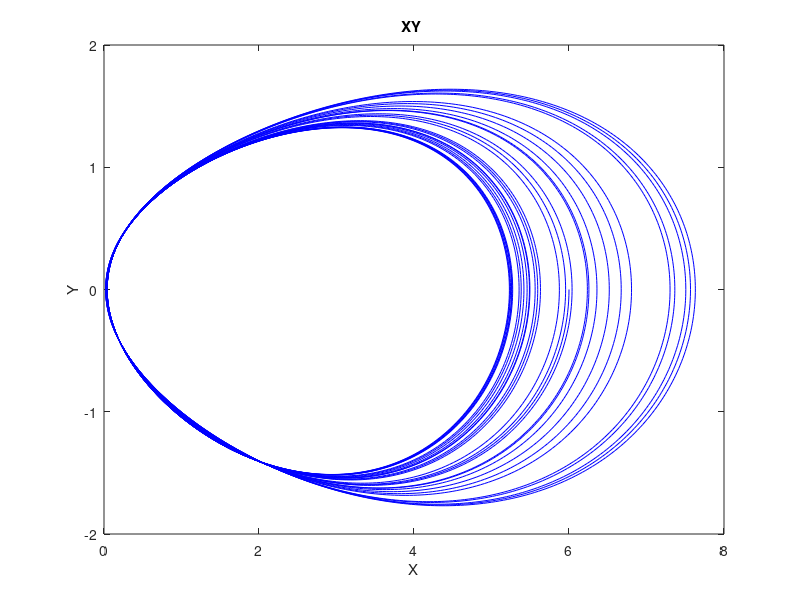
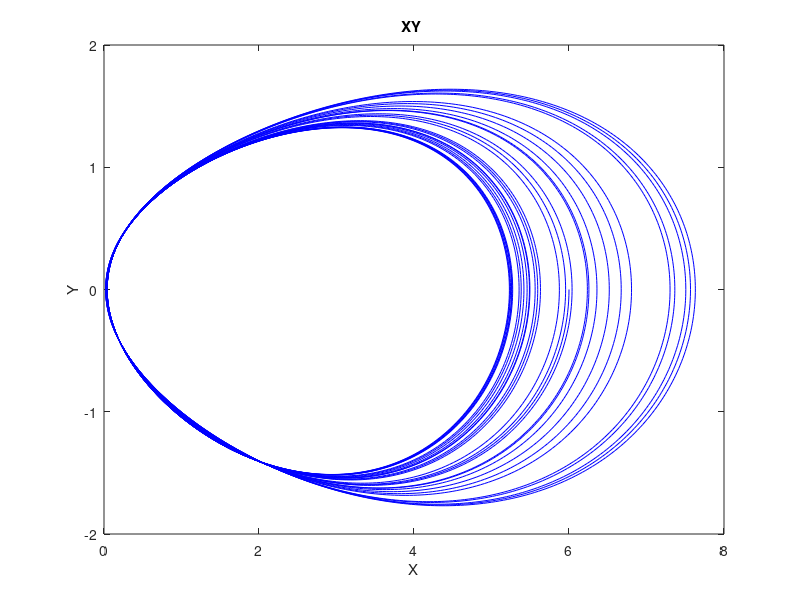
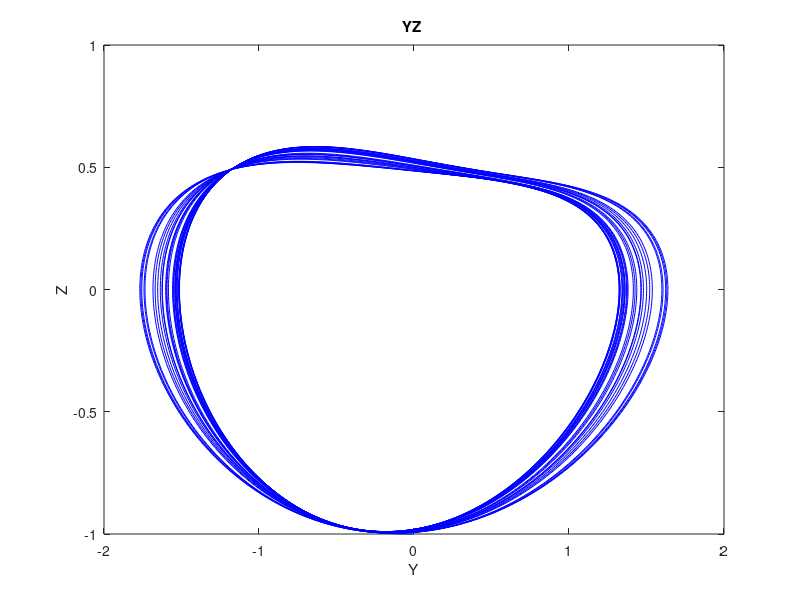
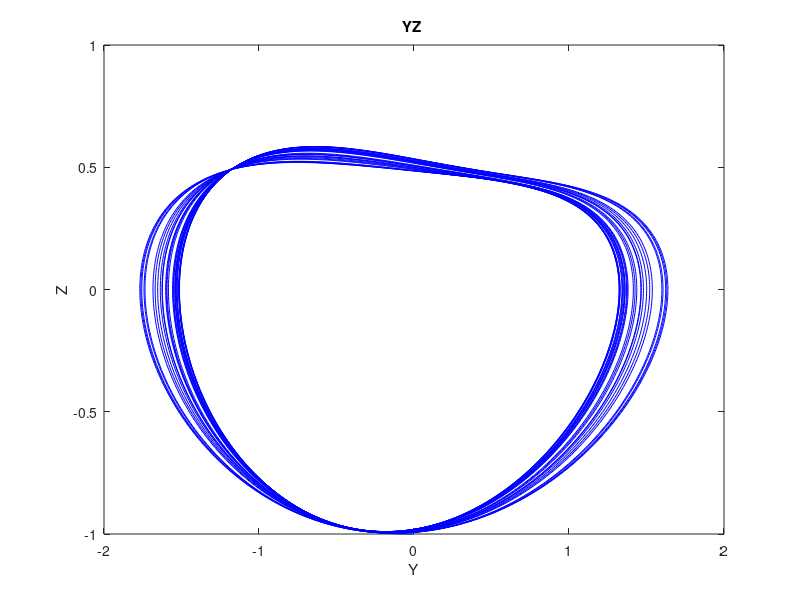

Recreate these plots in MATLAB, in order.

%%%%%%%%%%%%% LE System %%%%%%%%%%%%%%%%%%%%%%%%%%%%%%%%%%%%%%%%%%%%%%%%%%
%ES1
ini_value = [6,0,-1];
wang = @(t,y)[y(1)*y(2);...
              y(1)*y(3);...
              -y(1)^2+1.54*y(1)*y(2)^2-y(1)^2*y(3)]; 
%ES2
% ini_value = [0.15,0,0.8];
% wang = @(t,y)[y(1)*y(2);...
%               -y(1)^2+y(1)*y(3);...
%               3*y(1)*y(2)^2-y(1)^2*y(3)]; 
%ES3
% ini_value = [0.87,0.4,0]
% wang = @(t,y)[y(1)*y(2)^2+2*y(1)^2*y(2);...
%               -y(1)*y(3);...
%               y(1)+y(1)^2*y(2)]; 
%ES4
% ini_value = [0,0.46,0.7];
% wang = @(t,y)[-y(2)*y(3);...
%               y(1)*y(3)+y(3)^2;...
%               2*y(2)^2*y(3)+y(1)*y(3)^2-0.35*y(3)]; 
%ES5
% ini_value = [1,1.44,0]
% wang = @(t,y)[-0.4*y(1)*y(2)*y(3);...
%               y(1)*y(2)+y(1)*y(2)*y(3)^2-y(1)^2*y(2)^2;...
%               y(1)^3*y(2)-y(1)^2*y(2)^2]; 
%ES6
% ini_value = [1,-1.3,-1];
% wang = @(t,y)[y(1)*y(2)^2*y(3)+2*y(1)*y(2)^2*y(3)^2;...
%               8*y(1)*y(2)*y(3)^2+y(1)*y(2)^3*y(3)+7*y(1)*y(2)*y(3)^3;...
%               y(1)^3*y(2)*y(3)-y(1)*y(2)^3*y(3)]; 
%ES7
% ini_value = [0,0.1,0];
% wang = @(t,y)[0.4*(1-y(1)^2-y(2)^2-y(3)^2)*y(2);...
%               (1-y(1)^2-y(2)^2-y(3)^2)*y(1)*y(3);...
%               (1-y(1)^2-y(2)^2-y(3)^2)*(-y(3)-y(1)^2-6*y(2)*y(3))]; 
%ES8
% ini_value = [0.24,0.2,0]
% wang = @(t,y)[(1-y(1)^2-y(2)^2-y(3)^2)*(y(3)+y(2)^2);...
%               (1-y(1)^2-y(2)^2-y(3)^2)*(-y(2)+5*y(1)^2);...
%               (1-y(1)^2-y(2)^2-y(3)^2)*(-y(1)*y(2))]; 
%ES9
% ini_value = [0.06,0,1]
% wang = @(t,y)[(1-y(1)^2-y(2)^2)*(y(2)^2-5*y(1)*y(2));...
%               (1-y(1)^2-y(2)^2)*(y(1)*y(3));...
%               (1-y(1)^2-y(2)^2)*(1-7*y(2)^2)]; 
%ES10
% ini_value = [0,-0.08,0]
% wang = @(t,y)[(1+y(1)^2-y(2)^2)*(0.1-y(3)^2);...
%               (1+y(1)^2-y(2)^2)*(y(1)*y(3));...
%               (1+y(1)^2-y(2)^2)*(y(2)+y(1)*y(3))]; 
%ES11
% ini_value = [0.46,0,0.8]
% wang = @(t,y)[(y(3)+y(1)^2+y(2)^2)*(y(2)*y(3));...
%               (y(3)+y(1)^2+y(2)^2)*(y(1)-y(1)*y(3));...
%               (y(3)+y(1)^2+y(2)^2)*(y(1)-0.6*y(3)^2)]; 
%ES12
% ini_value = [1,0,1]
% wang = @(t,y)[(y(3)+y(1)^2+y(2)^2)*(y(2)*y(3));...
%               (y(3)+y(1)^2+y(2)^2)*(-0.1*y(1));...
%               (y(3)+y(1)^2+y(2)^2)*(-y(3)+6*y(2)^2+y(1)*y(3))]; 
%%%%%%%%%%%%%%%%%%%%%%%%%%%%%%%%%%%%%%%%%%%%%%%%%%
options = odeset('RelTol',1e-5,'Stats','on','OutputFcn',@odeplot)
[t,y] = ode45(wang,[0 1000], ini_value,options);

y=y(1:length(y),:)
plot(y(:,1),y(:,2),'b-'); 
xlabel('X'); ylabel('Y');
title('XY ')
saveas(gcf,'XY.jpg')
saveas(gcf,'XY.bmp')

plot(y(:,2),y(:,3),'b-'); xlabel('Y'); ylabel('Z');
title('YZ ')
saveas(gcf,'YZ.jpg')
saveas(gcf,'YZ.bmp')

plot(y(:,1),y(:,3),'b-'); xlabel('X'); ylabel('Z');
title('XZ ')
saveas(gcf,'XZ.jpg')
saveas(gcf,'XZ.bmp')

% plot(y(:,1),y(:,2),'b-'); xlabel('X'); ylabel('Y');
% title('Chen Attractor XZ ')
% saveas(gcf,'ChenXY.jpg')
% saveas(gcf,'ChenXY.bmp')

plot3(y(:,1),y(:,2),y(:,3),'b-');
grid on
axis tight
view(220,20)
title('ES1')
xlabel('X')
ylabel('Y')
zlabel('Z')

saveas(gcf,'ES1.jpg')
saveas(gcf,'ES1.bmp')